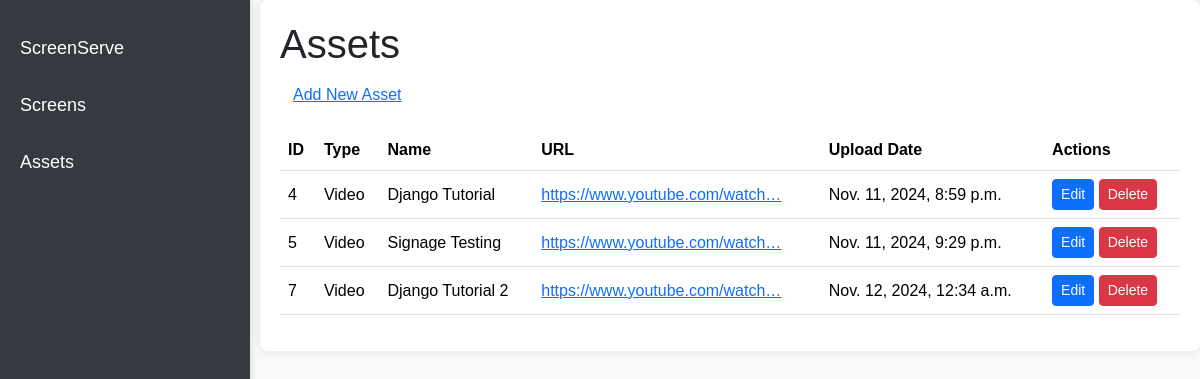
/asset_list/, run on the app's committed database.
### signageApp/models.py (models this page shows, shortened)
class Asset(models.Model):
    file_id = models.AutoField(primary_key=True)
    file_type = models.CharField(max_length=100)
    file_name = models.CharField(max_length=100)
    file_path = models.CharField(max_length=100)
    file_size = models.CharField(max_length=100, blank=True)
    file_upload_date = models.DateTimeField(auto_now_add=True)
    user_id = models.IntegerField(null=True, blank=True)
    file_url = models.URLField(max_length=200)

### signageApp/views.py (the view)
# urls.py: path('asset_list/', views.asset_list_view, name='asset_list'),
def asset_list_view(request):
    assets = Asset.objects.all()
    context = {
        'assets': assets
    }
    return render(request, 'signageApp/asset_list.html', context)

### signageApp/templates/signageApp/asset_list.html (shortened to what this page needs)
{% extends "signageApp/layout.html" %}
{% block content %}
    <h1 class="text">Assets</h1>
    <div class="d-flex justify-content-start mb-3">
        <a href="{% url 'asset_create' %}" class="btn btn-link">Add New Asset</a>
    </div>
    <table id="assetTable" class="table table-hover">
        <thead>
            <tr>
                <th>ID</th>
                <th>Type</th>
                <th>Name</th>
                <th>URL</th>
                <th>Upload Date</th>
                <th>Actions</th>
            </tr>
        </thead>
        <tbody>
            {% for asset in assets %}
                <tr>
                    <td>{{ asset.file_id }}</td>
                    <td>{{ asset.file_type }}</td>
                    <td>{{ asset.file_name }}</td>
                    <td><a href="{{ asset.file_url }}" target="_blank">{{ asset.file_url|truncatechars:30 }}</a></td>
                    <td>{{ asset.file_upload_date }}</td>
                    <td>
                        <a href="{% url 'asset_update' asset.file_id %}" class="btn btn-primary btn-sm">Edit</a>
                        <a href="{% url 'asset_delete' asset.file_id %}" class="btn btn-danger btn-sm delete-btn" role="button">Delete</a>
                    </td>
                </tr>
            {% endfor %}
        </tbody>
    </table>
{% endblock %}

### signageApp/templates/signageApp/layout.html (shortened to what this page needs)
<!DOCTYPE html>
<html lang="en">
<head>
  <link href="https://cdn.jsdelivr.net/npm/bootstrap@5.3.3/dist/css/bootstrap.min.css" rel="stylesheet">
</head>
<body>
  <div class="sidebar">
    <a href="{% url 'home' %}" class="navbar-brand">
      ScreenServe
    </a>
    <a href="{% url 'screen_list' %}">Screens</a>
    <a href="{% url 'asset_list' %}">Assets</a>
  </div>
  <div class="content">
    {% block content %}
    {% endblock %}
  </div>
</body>
</html>

### signageApp/templates/signageApp/layout.html (style rules this page uses)
body { padding-top: 0; font-family: 'Arial', sans-serif; background-color: #f8f9fa; }
.navbar-brand, .nav-link { color: #fff !important; }
table th, .table td { vertical-align: middle; }
.sidebar { height: 100%; width: 250px; position: fixed; top: 0; left: 0; background-color: #343a40; padding-top: 20px; box-shadow: 2px 0 5px rgba(0,0,0,0.1); }
.sidebar a { padding: 15px 20px; text-decoration: none; font-size: 18px; color: #fff; display: block; transition: background-color 0.3s; }
.content { margin-left: 260px; padding: 20px; background-color: #fff; box-shadow: 0 0 10px rgba(0,0,0,0.1); border-radius: 8px; }

### data on the page
Asset: file_id "4", file_type "Video", file_name "Django Tutorial", file_url "https://www.youtube.com/watch…", file_upload_date "Nov. 11, 2024, 8:59 p.m."
Asset: file_id "5", file_type "Video", file_name "Signage Testing", file_url "https://www.youtube.com/watch…", file_upload_date "Nov. 11, 2024, 9:29 p.m."
Asset: file_id "7", file_type "Video", file_name "Django Tutorial 2", file_url "https://www.youtube.com/watch…", file_upload_date "Nov. 12, 2024, 12:34 a.m."
